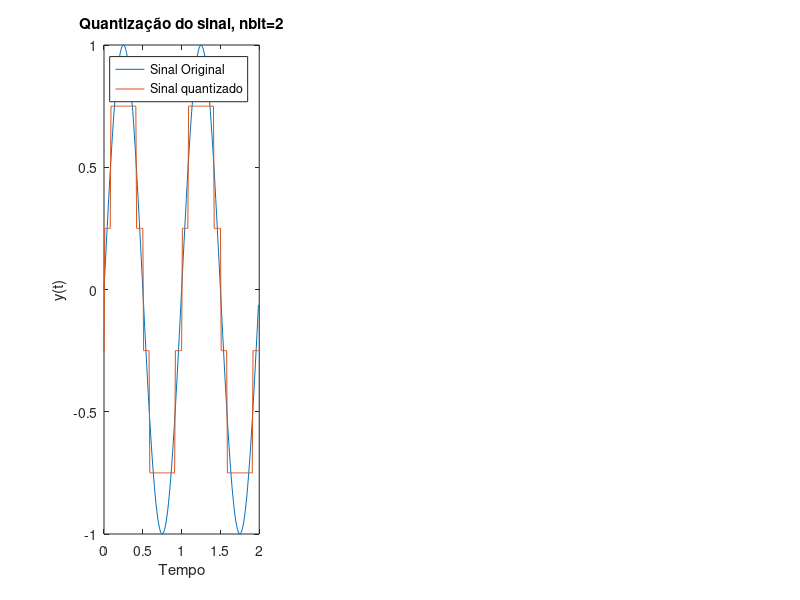

Reproduce this figure in MATLAB. (Note: this script raises an error after producing the figure.)
%% Ex1 - nbits=2
clear;

Ta=0.01;
t=[0:Ta:2-Ta];
length(t)
x=sin(2*pi*t);

A = 1; %Amplitude
Vfs = 2*A; %Aceita que doi menos
nbits = 2;
delta = Vfs/2^nbits;

partition = [-A+delta:delta:A-delta];
codebook = [-A+delta/2:delta:A-delta/2];

[index, quants]=quantiz(x, partition, codebook);

figure("Name","Quantização n=2");
subplot(1,3,1)
plot(t,x,t,quants)
title('Quantização do sinal, nbit=2')
xlabel('Tempo')
ylabel('y(t)')
legend('Sinal Original','Sinal quantizado');

[X,f]=Espetro(quants,Ta);
[X_og,f_og]=Espetro(x,Ta);
%figure("Name","Espetro n=2")
subplot(1,3,2)
plot(f,abs(X), f_og, abs(X_og))
title('Espetro quantização, nbit=2')
xlabel('Frequencia')
ylabel('Amplitude')
legend('Espetro quantização, nbit=2', 'Espetro original');

[y,t2] = ReconstroiSinal(quants, Ta);
subplot(1,3,3)
plot(t2, y , t, x)
title('Reconstrução sinal quantizado, nbit=2')
xlabel('tempo')
ylabel('y(t)')
legend('Sinal Reconstruido, nbit=2', 'Sinal original');

%% Ex1 - nbits=3
clear;

Ta=0.01;
t=[0:Ta:2-Ta];
x=sin(2*pi*t);

A = 1; %Amplitude
Vfs = 2*A; %Aceita que doi menos
nbits = 3;
delta = Vfs/2^nbits;

partition = [-A+delta:delta:A-delta];
codebook = [-A+delta/2:delta:A-delta/2];

[index, quants]=quantiz(x, partition, codebook);

figure("Name","Quantização n=3");
subplot(1,3,1)
plot(t,x,t,quants)
title('Quantização do sinal, nbit=3')
xlabel('Tempo')
ylabel('y(t)')
legend('Sinal Original','Sinal quantizado');

[X,f]=Espetro(quants,Ta);
[X_og,f_og]=Espetro(x,Ta);
%figure("Name","Espetro n=3")
subplot(1,3,2)
plot(f,abs(X), f_og, abs(X_og))
title('Espetro quantização, nbit=3')
xlabel('Frequencia')
ylabel('Amplitude')
legend('Espetro quantização, nbit=3', 'Espetro original');

[y,t2] = ReconstroiSinal(quants, Ta);
subplot(1,3,3)
plot(t2, y , t, x)
title('Reconstrução sinal quantizado, nbit=3')
xlabel('tempo')
ylabel('y(t)')
legend('Sinal Reconstruido, nbit=3', 'Sinal original');

%% Ex1 - nbits=4
clear;

Ta=0.01;
t=[0:Ta:2-Ta];
x=sin(2*pi*t);

A = 1; %Amplitude
Vfs = 2*A; %Aceita que doi menos
nbits = 4;
delta = Vfs/2^nbits;

partition = [-A+delta:delta:A-delta];
codebook = [-A+delta/2:delta:A-delta/2];

[index, quants]=quantiz(x, partition, codebook);

figure("Name","Quantização n=4");
subplot(1,3,1)
plot(t,x,t,quants)
title('Quantização do sinal, nbit=4')
xlabel('Tempo')
ylabel('y(t)')
legend('Sinal Original','Sinal quantizado');


[X,f]=Espetro(quants,Ta);
[X_og,f_og]=Espetro(x,Ta);
%figure("Name","Espetro n=4")
subplot(1,3,2)
plot(f,abs(X), f_og, abs(X_og))
title('Espetro quantização, nbit=4')
xlabel('Frequencia')
ylabel('Amplitude')
legend('Espetro quantização, nbit=4', 'Espetro original');

[y,t2] = ReconstroiSinal(quants, Ta);
subplot(1,3,3)
plot(t2, y , t, x)
title('Reconstrução sinal quantizado, nbit=4')
xlabel('tempo')
ylabel('y(t)')
legend('Sinal Reconstruido, nbit=4', 'Sinal original');
